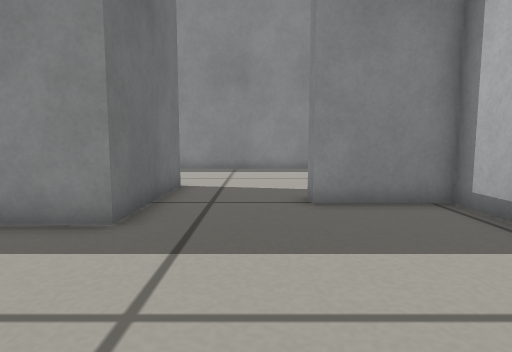
View 1 (above)

12 first-person views from a walk through a Gazebo world. The camera is 0.28 m above the floor, tilts 6° down and sees 75° across. The floor is counted in squares, 0.2 m on a side. Each view is taken from the middle of a square. On the plan, view 1 faces up. The plan holds only what a view shows up to about 15 squares ahead; the rest is blank.

View 2
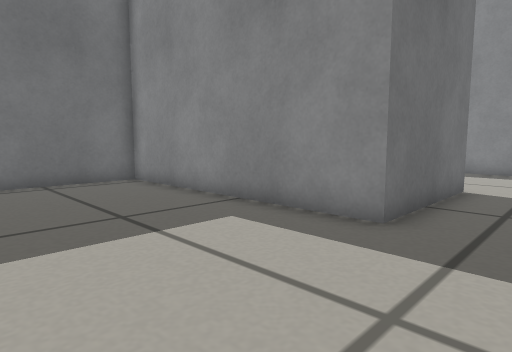

View 3
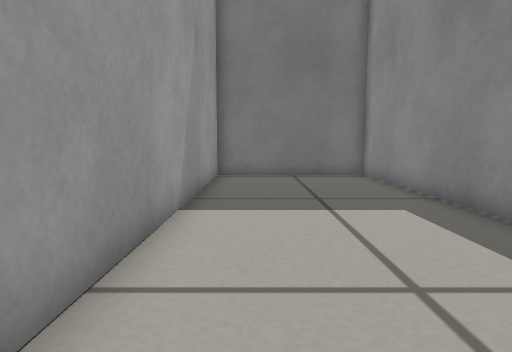

View 4
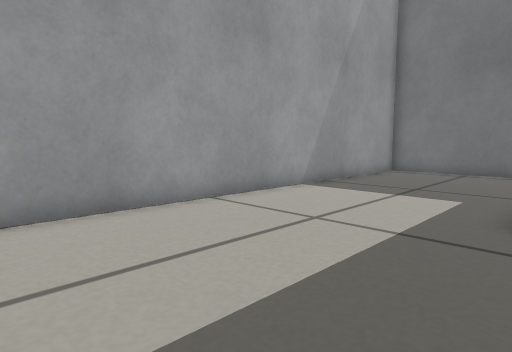

View 5
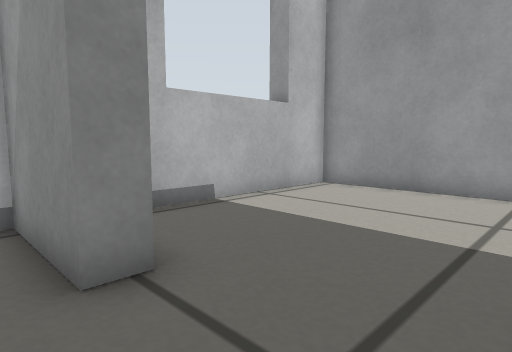

View 6
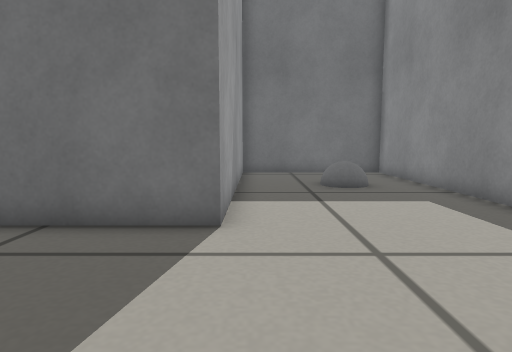

View 7
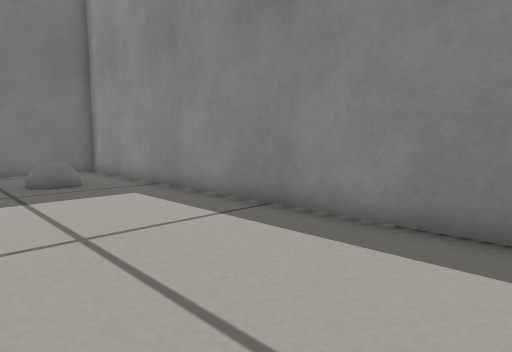

View 8
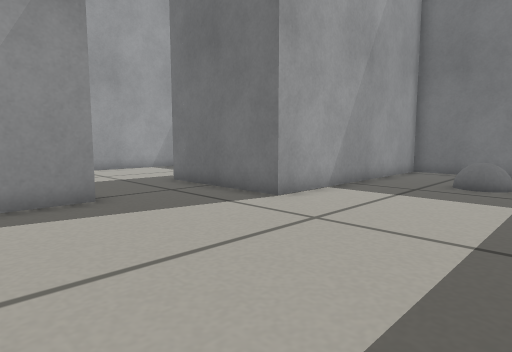

View 9
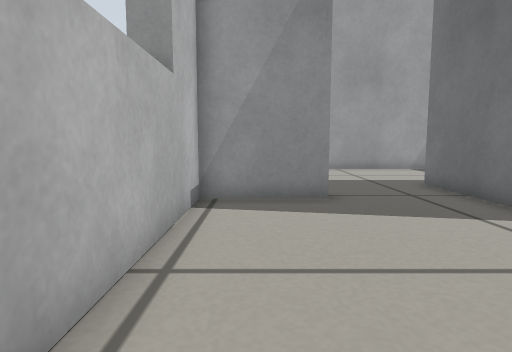

View 10
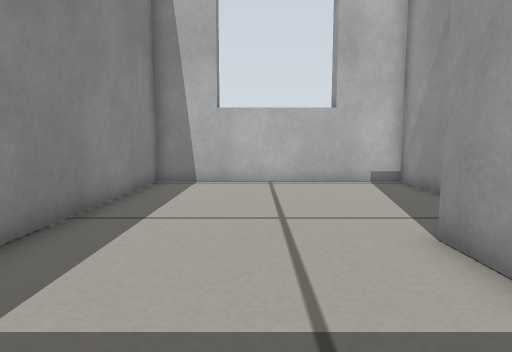

View 11
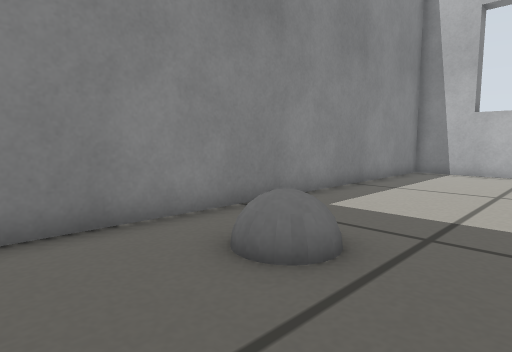

View 12
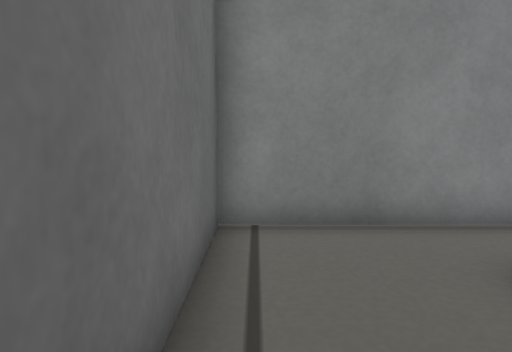

### Floor plan
Ten units are one square. View 1 is at (0, 0); x grows to the right and y downward. Boxes are objects, and circles mark ways between rooms. Rooms are numbered by the first view taken in them; rooms with no view inside come last. Other rooms are left out.
<svg viewBox="-121 -169 170 180">
<path fill="none" stroke="#000" d="M-24 -84 -24 -54 -116 -54 -116 6 44 6 44 -73 13 -73 13 -81M13 -81 44 -81 44 -164 -116 -164 -116 -104 -24 -104 -24 -84"/>
<rect x="-85" y="-145" width="20" height="20" fill="#bbb"><title>grey ball</title></rect>
<circle cx="-5" cy="-75" r="3" fill="#2a7"/>
<text x="-30" y="-30">1</text>
<text x="-30" y="-130">2</text>
</svg>
Room 1 opens to room 2.

Where each view was taken, in squares from view 1:
view 1: 0 up, 0 right, facing up
view 2: 0 up, 0 right, facing up-left
view 3: 1 up, 2 right, facing left
view 4: 6 up, 4 right, facing down-left
view 5: 9 up, 2 left, facing down-right
view 6: 11 up, 3 right, facing left
view 7: 11 up, 4 right, facing up-left
view 8: 16 up, 4 right, facing down-left
view 9: 16 up, 3 right, facing down
view 10: 13 up, 7 left, facing right
view 11: 11 up, 11 left, facing up-right
view 12: 11 up, 11 left, facing up
